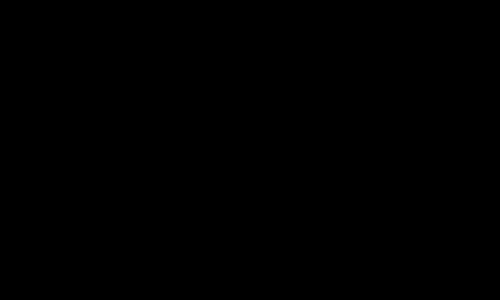
Frame 1 (no input)
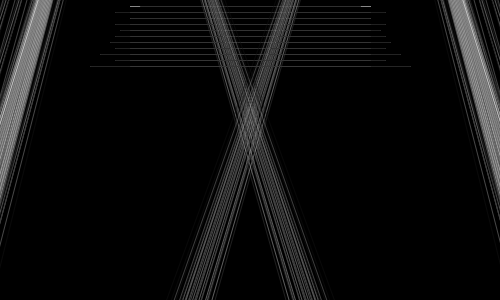
Frame 60 (the mouse pressed at the canvas centre just before this capture)
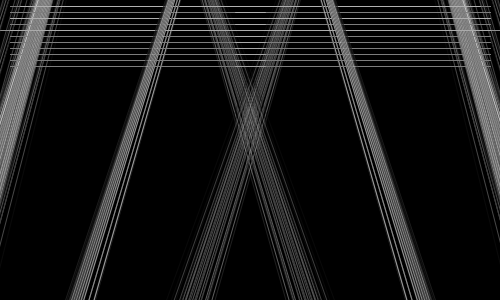
Frame 120 (the mouse held since frame 60 and released just before this capture)

The Processing sketch that drew these frames (run headless with seeded random() and noise(); from frame 60 on, the mouse is pressed at the canvas centre):

// Processing sketch: loom
// ── loom.pde

// Sept 2008 
// http://www.abandonedart.org
// http://www.zenbullets.com
//
// This work is licensed under a Creative Commons 3.0 License.
// (Attribution - NonCommerical - ShareAlike)
// http://creativecommons.org/licenses/by-nc-sa/3.0/
// 
// This basically means, you are free to use it as long as you:
// 1. give http://www.zenbullets.com a credit
// 2. don't use it for commercial gain
// 3. share anything you create with it in the same way I have
//
// These conditions can be waived if you want to do something groovy with it 
// though, so feel free to email me via http://www.zenbullets.com



//================================= global vars

int num = 12;
Particle[] pArr;

//================================= init

void setup() {
  size(500,300);
  frameRate(60);
  clearBackground();
  smooth();
  
  pArr = new Particle[num];
  for (int i=0;i<num;i++) {
    pArr[i] = new Particle(i);
  }
}

void clearBackground() {
  background(0);
}

//================================= frame loop

void draw() {
  for (int i=0;i<num;i++) {
    pArr[i].update();
  }
}

//================================= interaction

void mousePressed() { 
  clearBackground();
  for (int i=0;i<num;i++) {
    pArr[i].init();
  }
}

//================================= objects

class Particle {
  int id;
  int count, life, step;
  int origx = -5;
  int origy;
  float x1, y1, x2, y2;
  int rd, gr, bl, alph;
  float exponential;
  
  int horYpos = 0;
  
  Particle (int num) {
    id = num;
    if (id % 2 == 0) { origx = int(width/2); } 
    init();
  }
  
  void trace(String str) {
    println("Particle " + id + ": " + str);
  }
  
  void init() {
    trace("init");
    count = 0;
    step = 5;
    life = width;
    origx = origx + 120;
    if (origx > width) { origx = 0 - int(random(45)); }
    origy = -height;
    x1 = origx;
    y1 = origy;
    rd = int(random(255));
    bl = gr = rd;  // grey
    alph = 255;
    
    horYpos = 0;
    
    exponential = random(1);
  }
  
  void update() {
    count += step; 
    alph -= 2;
    if (alph < 0) { alph = 0; }
    // project x2,y2 from x1,y1, and draw a line to it
    x2 = x1 + count;
    float n = norm(x2, 0, width);
    y2 = pow(n, exponential);
    y2 *= (height * 2);
    // draw line to it
    if (count >= (width/2)) {
      strokeWeight(1);
      stroke(rd, gr, bl, alph);
      line(x1, y1, x2, y2);
    
      // mirror it
      line(width-x1, y1, width-x2, y2);
      
      // middle line
      horYpos += 6;
      line(width-x1, horYpos, x1, horYpos);
    }
    
    // reset for next update
    x1 = x2; y1 = y2; 
    if (x1 > width) { x1 = origx; }
    if (y1 > height) { y1 = origy; }
    // expiration  
    if (count >= life) { init(); }
  }
  
}
